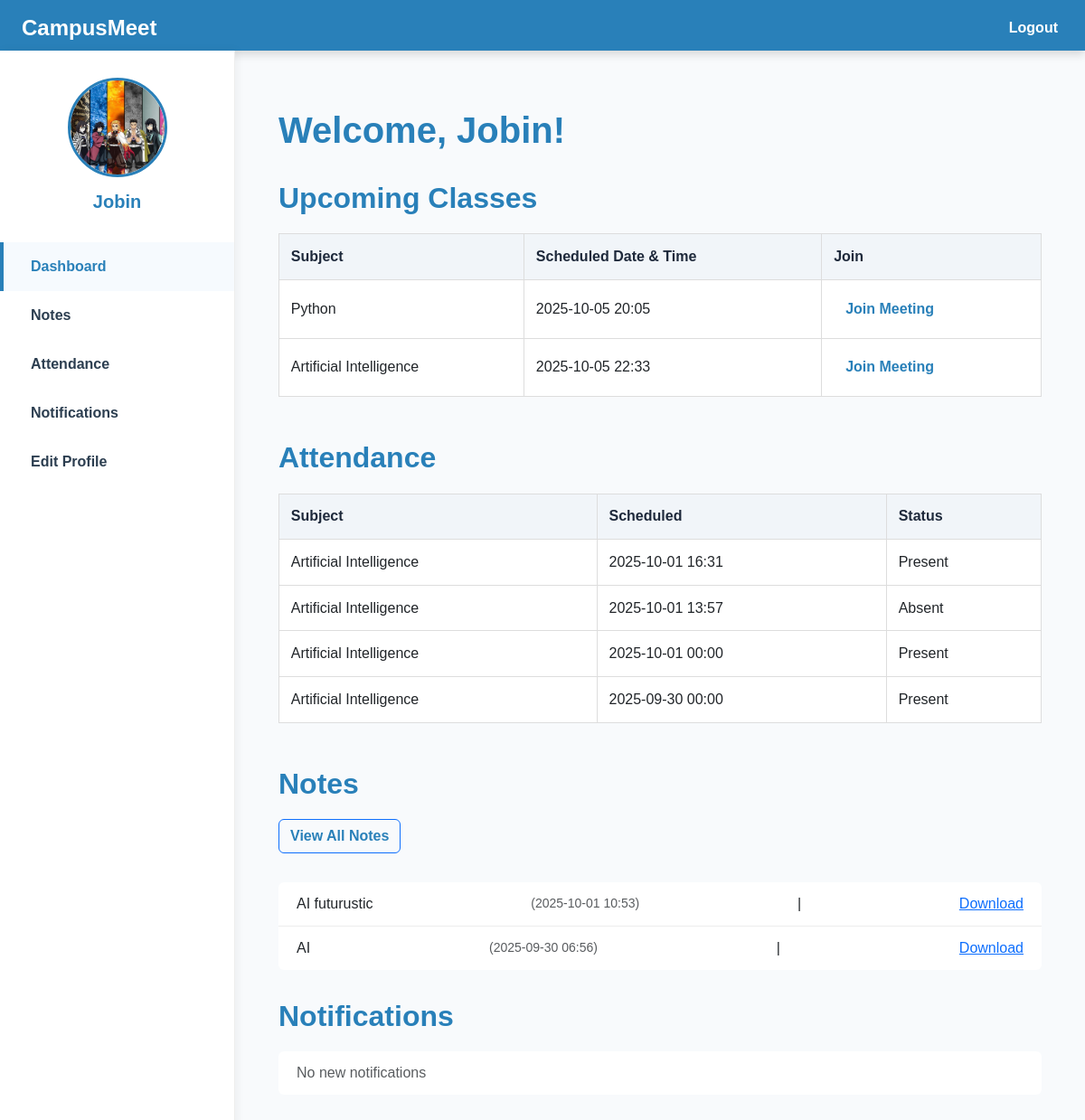
/student/dashboard/ (signed in), run on the app's committed database.
### main/models.py (models this page shows, shortened)
class UserProfile(models.Model):
    ROLE_CHOICES = [
        ('student', 'Student'),
        ('faculty', 'Faculty'),
        ('admin', 'Admin'),
    ]
    user = models.OneToOneField(User, on_delete=models.CASCADE)
    profile_image = models.ImageField(upload_to='profile_images/', default='default_profile.png')
    role = models.CharField(max_length=10, choices=ROLE_CHOICES)
    department = models.ForeignKey(Department, on_delete=models.SET_NULL, null=True)

class Meeting(models.Model):
    subject = models.ForeignKey(Subject, on_delete=models.CASCADE)
    schedule_datetime = models.DateTimeField()
    meeting_link = models.URLField(blank=True, null=True)  # Placeholder for video call link
    video_room_link = models.CharField(max_length=255, blank=True, null=True)

class Subject(models.Model):
    name = models.CharField(max_length=100)
    department = models.ForeignKey(Department, on_delete=models.CASCADE)
    faculty = models.ForeignKey(User, on_delete=models.CASCADE, limit_choices_to={'userprofile__role': 'faculty'})

class Attendance(models.Model):
    meeting = models.ForeignKey(Meeting, on_delete=models.CASCADE)
    student = models.ForeignKey(User, on_delete=models.CASCADE, limit_choices_to={'userprofile__role': 'student'})
    join_time = models.DateTimeField(null=True, blank=True)
    leave_time = models.DateTimeField(null=True, blank=True)
    duration = models.DurationField(null=True, blank=True)
    present = models.BooleanField(default=False)  # Marked True if attendance criteria met

class Note(models.Model):
    subject = models.ForeignKey(Subject, on_delete=models.CASCADE)
    title = models.CharField(max_length=200)
    content = models.TextField(blank=True, null=True)
    file = models.FileField(upload_to='notes/', blank=True, null=True)  # For attachments
    created_at = models.DateTimeField(auto_now_add=True)

### main/views.py (the view)
# urls.py: path('student/dashboard/', views.student_dashboard, name='student_dashboard'),
def student_dashboard(request):
    user = request.user
    department = user.userprofile.department
    upcoming_meetings = Meeting.objects.filter(
        subject__department=department,
        schedule_datetime__gte=timezone.now()
    ).order_by('schedule_datetime')
    attendances = Attendance.objects.filter(student=user).order_by('-meeting__schedule_datetime')
    notes = Note.objects.filter(subject__department=department).order_by('-created_at')[:5]
    notifications = Notification.objects.filter(recipient=user).order_by('-created_at')[:5]
    context = {
        'upcoming_meetings': upcoming_meetings,
        'attendances': attendances,
        'notes': notes,
        'notifications': notifications,
    }
    return render(request, 'main/student_dashboard.html', context)

### main/templates/main/student_dashboard.html (shortened to what this page needs)
{% load static %}
<!DOCTYPE html>
<html lang="en">
<head>
  <link href="https://cdn.jsdelivr.net/npm/bootstrap@5.3.0/dist/css/bootstrap.min.css" rel="stylesheet"/>
</head>
<body>
<nav class="navbar">
  <div class="navbar-brand">CampusMeet</div>
  <form method="post" action="{% url 'logout' %}">
    <button type="submit" class="logout-btn" aria-label="Logout">Logout</button>
  </form>
</nav>
<div id="sidebar">
  <div class="sidebar-profile">
    {% if request.user.userprofile.profile_image %}
    <img src="{{ request.user.userprofile.profile_image.url }}" alt="Profile Image" />
    {% else %}
    <img src="{% static 'default_profile.png' %}" alt="Default Profile Image" />
    {% endif %}
    <div class="username">{{ request.user.username }}</div>
  </div>
  <a href="{% url 'student_dashboard' %}" class="nav-link active">Dashboard</a>
  <a href="{% url 'student_notes' %}" class="nav-link">Notes</a>
  <a href="{% url 'student_attendance' %}" class="nav-link">Attendance</a>
  <a href="{% url 'student_notifications' %}" class="nav-link">Notifications</a>
  <a href="{% url 'edit_profile' %}" class="nav-link">Edit Profile</a>
</div>
<main class="container-main">
  <h1>Welcome, {{ request.user.username }}!</h1>
  <h2>Upcoming Classes</h2>
  <div class="table-responsive mb-4">
    <table class="table table-hover">
      <thead>
        <tr>
          <th>Subject</th>
          <th>Scheduled Date & Time</th>
          <th>Join</th>
        </tr>
      </thead>
      <tbody>
        {% for meeting in upcoming_meetings %}
        <tr>
          <td>{{ meeting.subject.name }}</td>
          <td>{{ meeting.schedule_datetime|date:"Y-m-d H:i" }}</td>
          <td>
            {% if meeting.video_room_link %}
            <a href="{{ meeting.video_room_link }}" target="_blank" class="btn btn-link">Join Meeting</a>
            {% else %}
            -
            {% endif %}
          </td>
        </tr>
        {% empty %}
        <tr>
          <td colspan="3" class="text-center text-muted py-4">No upcoming classes.</td>
        </tr>
        {% endfor %}
      </tbody>
    </table>
  </div>
  <h2>Attendance</h2>
  <div class="table-responsive mb-4">
    <table class="table table-bordered">
      <thead>
        <tr>
          <th>Subject</th>
          <th>Scheduled</th>
          <th>Status</th>
        </tr>
      </thead>
      <tbody>
        {% for attendance in attendances %}
        <tr>
          <td>{{ attendance.meeting.subject.name }}</td>
          <td>{{ attendance.meeting.schedule_datetime|date:"Y-m-d H:i" }}</td>
          <td>{% if attendance.present %}Present{% else %}Absent{% endif %}</td>
        </tr>
        {% empty %}
        <tr>
          <td colspan="3" class="text-center text-muted py-4">No attendance records.</td>
        </tr>
        {% endfor %}
      </tbody>
    </table>
  </div>
  <h2>Notes</h2>
  <div class="btn-section">
    <a href="{% url 'student_notes' %}" class="btn btn-outline-primary">View All Notes</a>
  </div>
  <ul class="list-group mb-4">
    {% for note in notes %}
    <li>
      {{ note.title }} <small class="text-muted">({{ note.created_at|date:"Y-m-d H:i" }})</small>
      {% if note.file %}| <a href="{{ note.file.url }}" download>Download</a>{% endif %}
    </li>
    {% empty %}
    <li class="text-center text-muted">No notes available.</li>
    {% endfor %}
  </ul>
  <h2>Notifications</h2>
  <ul class="list-group">
    {% for notification in notifications %}
    <li class="d-flex justify-content-between align-items-center">
      <span>{{ notification.message }}</span>
      <small class="timestamp">{{ notification.created_at|timesince }} ago</small>
    </li>
    {% empty %}
    <li class="text-center text-muted">No new notifications</li>
    {% endfor %}
  </ul>
</main>
</body>
</html>

### main/templates/main/student_dashboard.html (style rules this page uses)
body, html { margin: 0; padding: 0; height: 100%; font-family: 'Poppins', Arial, sans-serif; background-color: #f8fafc; min-height: 100vh; }
nav.navbar { background-color: #2980b9; height: 56px; padding: 0.5rem 1.5rem; display: flex; align-items: center; justify-content: space-between; color: white; box-shadow: 0 4px 10px rgba(0,0,0,0.15); user-select: none; }
nav.navbar .navbar-brand { font-weight: 900; font-size: 1.5rem; color: white; }
nav.navbar .logout-btn { background: transparent; border: none; color: white; font-weight: 600; cursor: pointer; font-size: 1rem; }
#sidebar { position: fixed; top: 56px; left: 0; width: 260px; height: calc(100% - 56px); background: #fff; border-right: 1px solid #ededed; box-shadow: 2px 0 10px rgba(0,0,0,0.05); padding-top: 30px; display: flex; flex-direction: column; align-items: center; overflow-y: auto; z-index: 1030; }
.sidebar-profile { text-align: center; margin-bottom: 30px; width: 200px; }
.sidebar-profile img { width: 110px; height: 110px; object-fit: cover; border-radius: 50%; border: 3px solid #2980b9; margin-bottom: 12px; }
.sidebar-profile .username { font-weight: 700; color: #2980b9; font-size: 1.25rem; overflow-wrap: break-word; }
#sidebar .nav-link { width: 100%; color: #2c3e50; font-weight: 600; padding: 15px 30px; border-left: 4px solid transparent; transition: all .3s ease; text-decoration: none; display: block; }
#sidebar .nav-link.active, #sidebar .nav-link:hover { background-color: #f6fafe; border-left-color: #2980b9; color: #2980b9 !important; text-decoration: none; }
main.container-main { margin-left: 260px; padding: 2rem 3rem 3rem 3rem; background: #f8fafc; min-height: 100vh; transition: margin-left .3s; }
h1, h2 { color: #2980b9; font-weight: 700; margin-top: 2rem; margin-bottom: 20px; }
table.table { background: white; border: 1px solid #ddd; }
table.table th, table.table td { vertical-align: middle; padding: 0.8rem; border: 1px solid #ddd; }
table.table th { background-color: #f1f5f9; font-weight: 700; color: #1e293b; }
ul.list-group { background: white; border-radius: 6px; padding: 0; max-height: 400px; overflow-y: auto; width: 100%; }
ul.list-group li { padding: 12px 20px; border-bottom: 1px solid #ededed; display: flex; justify-content: space-between; align-items: center; font-size: 1rem; }
ul.list-group li:last-child { border-bottom: none; }
a.btn, a.back-link { font-weight: 600; color: #2980b9; cursor: pointer; transition: color 0.3s ease; text-decoration: none; }
.btn-section { margin: 1rem 0 2rem 0; }

### data on the page
Meeting: subject.name "Python", schedule_datetime "2025-10-05 20:05"
Meeting: subject.name "Artificial Intelligence", schedule_datetime "2025-10-05 22:33"
Attendance: meeting.subject.name "Artificial Intelligence", meeting.schedule_datetime "2025-10-01 16:31", present "Present"
Attendance: meeting.subject.name "Artificial Intelligence", meeting.schedule_datetime "2025-10-01 13:57", present "Absent"
Attendance: meeting.subject.name "Artificial Intelligence", meeting.schedule_datetime "2025-10-01 00:00", present "Present"
Attendance: meeting.subject.name "Artificial Intelligence", meeting.schedule_datetime "2025-09-30 00:00", present "Present"
Note: title "AI futurustic", created_at "2025-10-01 10:53"
Note: title "AI", created_at "2025-09-30 06:56"

### other printed values
{{ request.user.username }} "Jobin"
